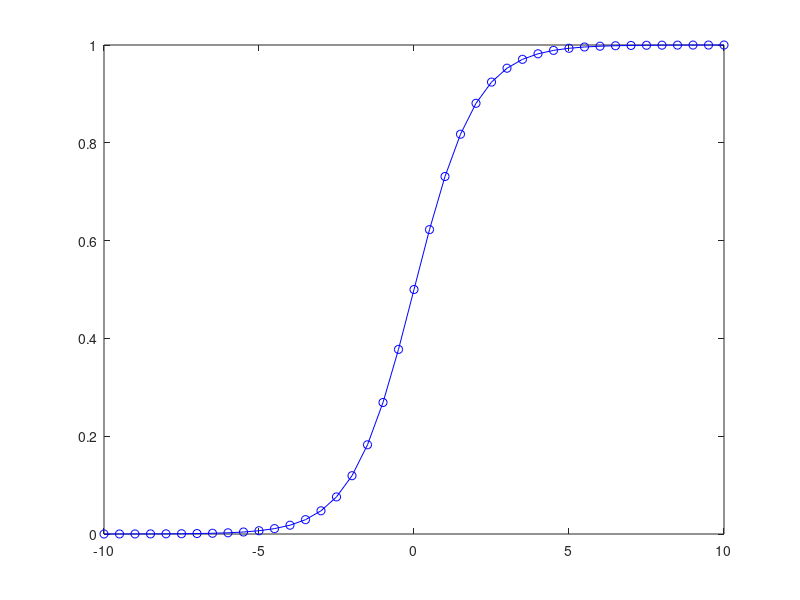

Write the MATLAB code that produced this figure.
X = [-10:0.5:10];
Y = zeros(size(X));
for i = 1:(length(X)),
  Y(i) = 1 / (1 + exp(-X(i)));
end;
plot(X, Y, 'ob', 'linestyle', "-");
hold on;